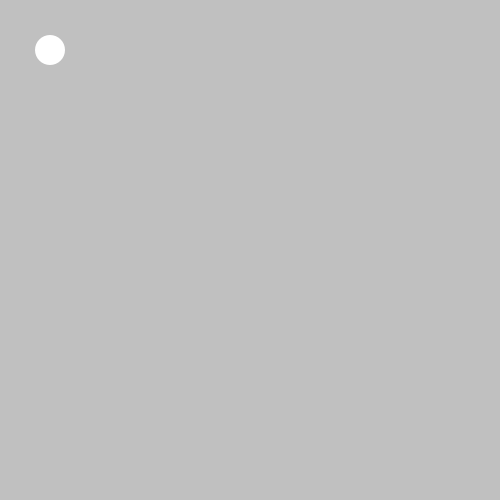
Frame 1 (no input)
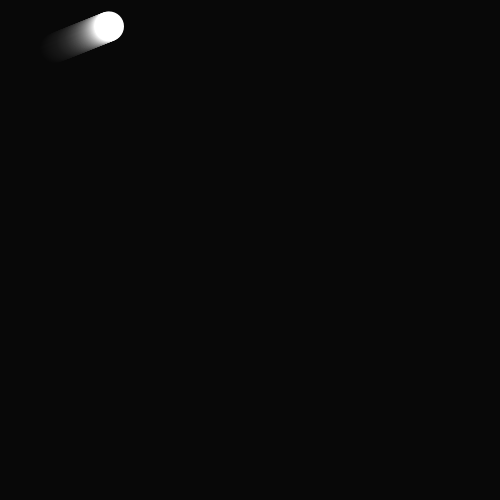
Frame 60 (the mouse pressed at the canvas centre just before this capture)
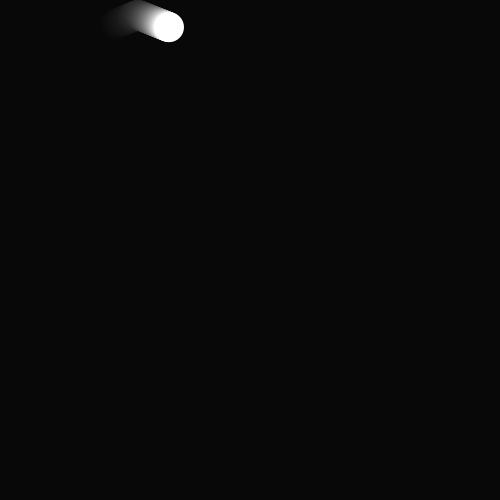
Frame 120 (the mouse held since frame 60 and released just before this capture)

The Processing sketch that drew these frames (run headless with seeded random() and noise(); from frame 60 on, the mouse is pressed at the canvas centre):

// Processing sketch: motion
// ── motion.pde
float x = 50.0; // x-coord
float y = 50.0; // y-coord
float radius = 15; // radius
float speedX = 1.0; // speed of motion on the x-axis
float speedY = 0.4; // speed of motion on the y-axis
int directionX = 1; // dir of motion on the x-axis
int directionY = -1; // dir of motion on the y-axis

void setup (){
  size(500, 500);
  smooth();
  noStroke();
  ellipseMode(RADIUS);
}

void draw(){
  fill(0, 15);
  rect(0, 0, width, height);
  fill(255);
  ellipse(x, y, radius, radius);
  x += speedX * directionX;
  if((x > width - radius) || (x < radius)){
    directionX = -directionX;
  }
  y += speedY * directionY;
  if((y > height - radius) || (y < radius)){
    directionY = -directionY;
  }
}
